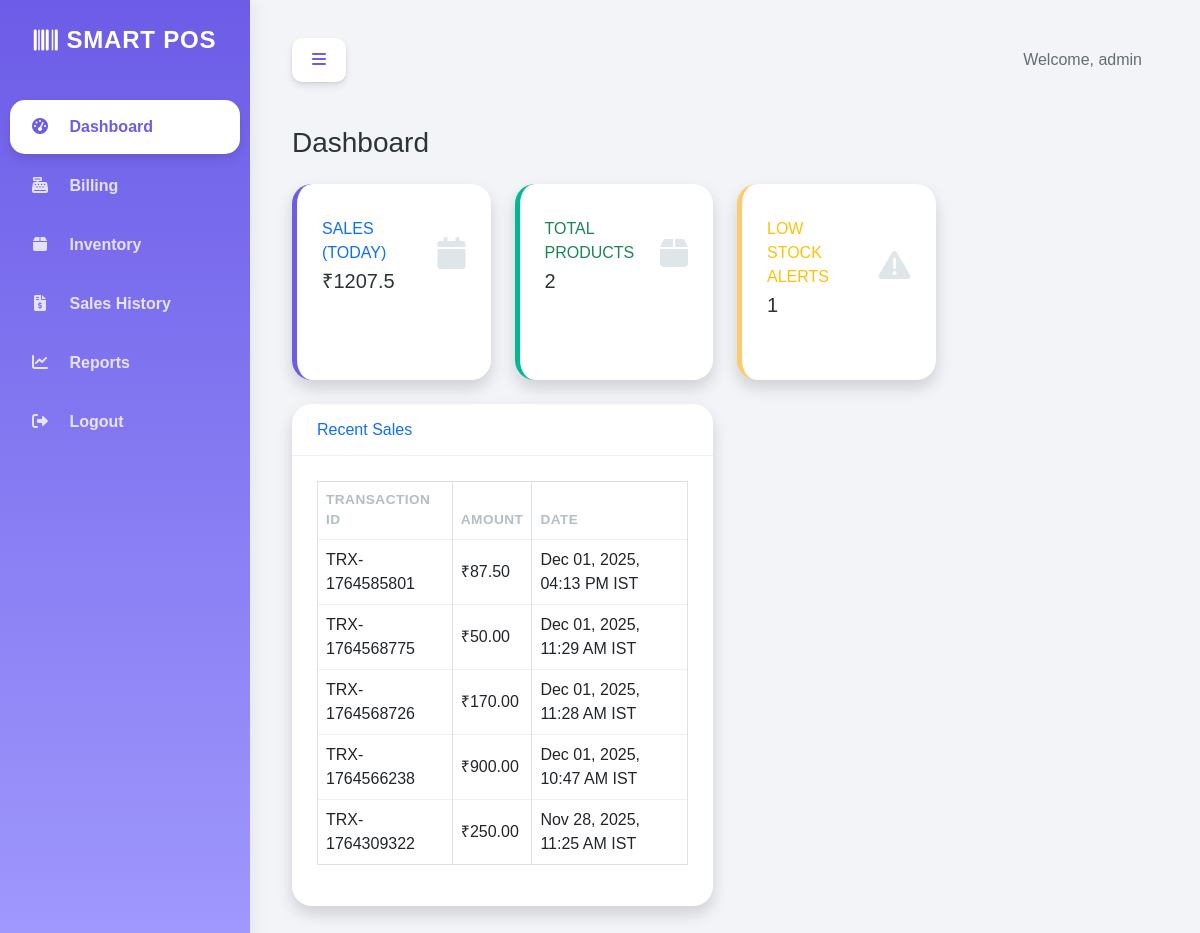
The page /dashboard/ (signed in) on the database its author committed.
### store/models.py (models this page shows, shortened)
class Sales(models.Model):
    transaction_id = models.CharField(max_length=100, unique=True)
    date_added = models.DateTimeField(auto_now_add=True)
    customer_name = models.CharField(max_length=100, null=True, blank=True)
    total_amount = models.DecimalField(max_digits=10, decimal_places=2, default=0.00)
    user = models.ForeignKey(User, on_delete=models.SET_NULL, null=True)
    class Meta:
        verbose_name_plural = "Sales"

### store/views.py (the view)
# urls.py: path('dashboard/', views.dashboard, name='dashboard'),
@login_required
def dashboard(request):
    total_products = Product.objects.count()
    today = timezone.now().date()
    sales_today = Sales.objects.filter(date_added__date=today).aggregate(Sum('total_amount'))['total_amount__sum'] or 0
    low_stock = Product.objects.filter(stock_quantity__lt=10).count()
    recent_sales = Sales.objects.order_by('-date_added')[:5]
    context = {
        'total_products': total_products,
        'sales_today': sales_today,
        'low_stock': low_stock,
        'recent_sales': recent_sales
    }
    return render(request, 'dashboard.html', context)

### templates/dashboard.html
{% extends 'base.html' %}
{% load tz %}
{% block content %}
<div class="d-sm-flex align-items-center justify-content-between mb-4">
    <h1 class="h3 mb-0 text-gray-800">Dashboard</h1>
</div>
<div class="row">
    <div class="col-xl-3 col-md-6 mb-4">
        <div class="card shadow h-100 py-2" style="border-left: 5px solid var(--primary-color);">
            <div class="card-body">
                <div class="row no-gutters align-items-center">
                    <div class="col mr-2">
                        <div class="text-xs font-weight-bold text-primary text-uppercase mb-1">
                            Sales (Today)</div>
                        <div class="h5 mb-0 font-weight-bold text-gray-800">₹{{ sales_today }}</div>
                    </div>
                    <div class="col-auto">
                        <i class="fas fa-calendar fa-2x text-gray-300"></i>
                    </div>
                </div>
            </div>
        </div>
    </div>
    <div class="col-xl-3 col-md-6 mb-4">
        <div class="card shadow h-100 py-2" style="border-left: 5px solid var(--success-color);">
            <div class="card-body">
                <div class="row no-gutters align-items-center">
                    <div class="col mr-2">
                        <div class="text-xs font-weight-bold text-success text-uppercase mb-1">
                            Total Products</div>
                        <div class="h5 mb-0 font-weight-bold text-gray-800">{{ total_products }}</div>
                    </div>
                    <div class="col-auto">
                        <i class="fas fa-box fa-2x text-gray-300"></i>
                    </div>
                </div>
            </div>
        </div>
    </div>
    <div class="col-xl-3 col-md-6 mb-4">
        <div class="card shadow h-100 py-2" style="border-left: 5px solid var(--warning-color);">
            <div class="card-body">
                <div class="row no-gutters align-items-center">
                    <div class="col mr-2">
                        <div class="text-xs font-weight-bold text-warning text-uppercase mb-1">
                            Low Stock Alerts</div>
                        <div class="h5 mb-0 font-weight-bold text-gray-800">{{ low_stock }}</div>
                    </div>
                    <div class="col-auto">
                        <i class="fas fa-exclamation-triangle fa-2x text-gray-300"></i>
                    </div>
                </div>
            </div>
        </div>
    </div>
</div>
<div class="row">
    <div class="col-lg-6 mb-4">
        <div class="card shadow mb-4">
            <div class="card-header py-3">
                <h6 class="m-0 font-weight-bold text-primary">Recent Sales</h6>
            </div>
            <div class="card-body">
                <div class="table-responsive">
                    <table class="table table-bordered" width="100%" cellspacing="0">
                        <thead>
                            <tr>
                                <th>Transaction ID</th>
                                <th>Amount</th>
                                <th>Date</th>
                            </tr>
                        </thead>
                        <tbody>
                            {% for sale in recent_sales %}
                            <tr>
                                <td>{{ sale.transaction_id }}</td>
                                <td>₹{{ sale.total_amount }}</td>
                                <td>
                                    {% timezone "Asia/Kolkata" %}
                                        {{ sale.date_added|date:"M d, Y, h:i A" }} IST
                                    {% endtimezone %}
                                </td>
                            </tr>
                            {% empty %}
                            <tr>
                                <td colspan="3">No recent sales.</td>
                            </tr>
                            {% endfor %}
                        </tbody>
                    </table>
                </div>
            </div>
        </div>
    </div>
</div>
{% endblock %}

### templates/base.html (shortened to what this page needs)
{% load static %}
<!DOCTYPE html>
<html lang="en">
<head>
    <link href="https://cdn.jsdelivr.net/npm/bootstrap@5.3.0/dist/css/bootstrap.min.css" rel="stylesheet">
    <link href="https://cdnjs.cloudflare.com/ajax/libs/font-awesome/6.0.0/css/all.min.css" rel="stylesheet">
    <link href="{% static 'css/style.css' %}" rel="stylesheet">
</head>
<body>
<div id="wrapper">
    <nav id="sidebar">
        <div class="sidebar-brand">
            <i class="fas fa-barcode me-2"></i> Smart POS
        </div>
        <ul class="list-unstyled components">
            <li class="{% if request.resolver_match.url_name == 'dashboard' %}active{% endif %}">
                <a href="{% url 'dashboard' %}"><i class="fas fa-tachometer-alt"></i> Dashboard</a>
            </li>
            <li class="{% if request.resolver_match.url_name == 'billing' %}active{% endif %}">
                <a href="{% url 'billing' %}"><i class="fas fa-cash-register"></i> Billing</a>
            </li>
            <li class="{% if 'product' in request.resolver_match.url_name %}active{% endif %}">
                <a href="{% url 'product_list' %}"><i class="fas fa-box"></i> Inventory</a>
            </li>
            <li class="{% if request.resolver_match.url_name == 'sales_list' %}active{% endif %}">
                <a href="{% url 'sales_list' %}"><i class="fas fa-file-invoice-dollar"></i> Sales History</a>
            </li>
            <li class="{% if request.resolver_match.url_name == 'reports' %}active{% endif %}">
                <a href="{% url 'reports' %}"><i class="fas fa-chart-line"></i> Reports</a>
            </li>
            {% if user.is_authenticated %}
            <li>
                <a href="{% url 'logout' %}"><i class="fas fa-sign-out-alt"></i> Logout</a>
            </li>
            {% else %}
            <li>
                <a href="{% url 'login' %}"><i class="fas fa-sign-in-alt"></i> Login</a>
            </li>
            {% endif %}
        </ul>
    </nav>
    <div id="content">
        <nav class="navbar navbar-expand-lg navbar-light bg-light mb-4 shadow-sm">
            <div class="container-fluid">
                <button type="button" id="sidebarCollapse" class="btn btn-primary">
                    <i class="fas fa-bars"></i>
                </button>
                <div class="ms-auto">
                    {% if user.is_authenticated %}
                        <span class="me-3">Welcome, {{ user.username }}</span>
                    {% endif %}
                </div>
            </div>
        </nav>
        <div class="container-fluid">
            {% block content %}
            {% endblock %}
        </div>
    </div>
</div>
</body>
</html>

### static/css/style.css (style rules this page uses)
:root { --primary-color: #6c5ce7; --secondary-color: #a29bfe; --success-color: #00b894; --info-color: #74b9ff; --warning-color: #fdcb6e; --danger-color: #ff7675; --dark-color: #2d3436; --light-color: #dfe6e9; --sidebar-bg: linear-gradient(180deg, #6c5ce7 0%, #a29bfe 100%); --sidebar-width: 250px; --card-shadow: 0 10px 20px rgba(0, 0, 0, 0.05); --border-radius: 20px; --bg-color: #f3f4f8; }
body { font-family: 'Nunito', sans-serif; background-color: var(--bg-color); overflow-x: hidden; color: #636e72; }
#wrapper { display: flex; width: 100%; align-items: stretch; }
#sidebar { min-width: var(--sidebar-width); max-width: var(--sidebar-width); background: var(--sidebar-bg); color: #fff; min-height: 100vh; transition: all 0.3s; box-shadow: 5px 0 15px rgba(0, 0, 0, 0.05); z-index: 100; }
#sidebar .sidebar-brand { height: 5rem; text-decoration: none; font-size: 1.5rem; font-weight: 800; padding: 1.5rem 1rem; text-align: center; text-transform: uppercase; letter-spacing: 0.05rem; color: #fff; display: flex; align-items: center; justify-content: center; }
#sidebar ul.components { padding: 20px 10px; }
#sidebar ul li { margin-bottom: 5px; }
#sidebar ul li a { padding: 15px 20px; display: block; color: rgba(255, 255, 255, 0.8); text-decoration: none; font-weight: 600; transition: 0.3s; border-radius: 15px; }
#sidebar ul li a:hover, #sidebar ul li.active>a { color: #6c5ce7; background: #fff; box-shadow: 0 5px 10px rgba(0, 0, 0, 0.1); }
#sidebar ul li a i { margin-right: 15px; width: 20px; text-align: center; }
#content { width: 100%; padding: 30px; min-height: 100vh; transition: all 0.3s; }
.card { border: none; border-radius: var(--border-radius); box-shadow: var(--card-shadow); margin-bottom: 30px; background-color: #fff; transition: transform 0.2s; }
.card-header { background-color: transparent; border-bottom: 1px solid #f0f0f0; font-weight: 700; color: var(--primary-color); padding: 20px 25px; border-top-left-radius: var(--border-radius) !important; border-top-right-radius: var(--border-radius) !important; }
.card-body { padding: 25px; }
.btn { border-radius: 10px; padding: 10px 20px; font-weight: 600; box-shadow: 0 4px 6px rgba(50, 50, 93, 0.11), 0 1px 3px rgba(0, 0, 0, 0.08); transition: all 0.15s ease; }
.btn-primary { background-color: var(--primary-color); border-color: var(--primary-color); }
.navbar { background-color: transparent !important; box-shadow: none !important; padding-bottom: 20px; }
.navbar .btn-primary { background-color: #fff; color: var(--primary-color); border: none; }
.table { color: #636e72; }
.table th { border-top: none; font-weight: 700; text-transform: uppercase; font-size: 0.85rem; color: #b2bec3; letter-spacing: 0.5px; }
.table td { vertical-align: middle; border-top: 1px solid #f0f0f0; }
.text-gray-800 { color: #2d3436 !important; }
.text-gray-300 { color: #dfe6e9 !important; }

### rows shown on the page
Sales: transaction_id "TRX-1764585801", total_amount "87.50", date_added "Dec 01, 2025, 04:13 PM"
Sales: transaction_id "TRX-1764568775", total_amount "50.00", date_added "Dec 01, 2025, 11:29 AM"
Sales: transaction_id "TRX-1764568726", total_amount "170.00", date_added "Dec 01, 2025, 11:28 AM"
Sales: transaction_id "TRX-1764566238", total_amount "900.00", date_added "Dec 01, 2025, 10:47 AM"
Sales: transaction_id "TRX-1764309322", total_amount "250.00", date_added "Nov 28, 2025, 11:25 AM"

### other values the page prints
{{ user.username }} "admin"
{{ sales_today }} "1207.5"
{{ total_products }} "2"
{{ low_stock }} "1"
